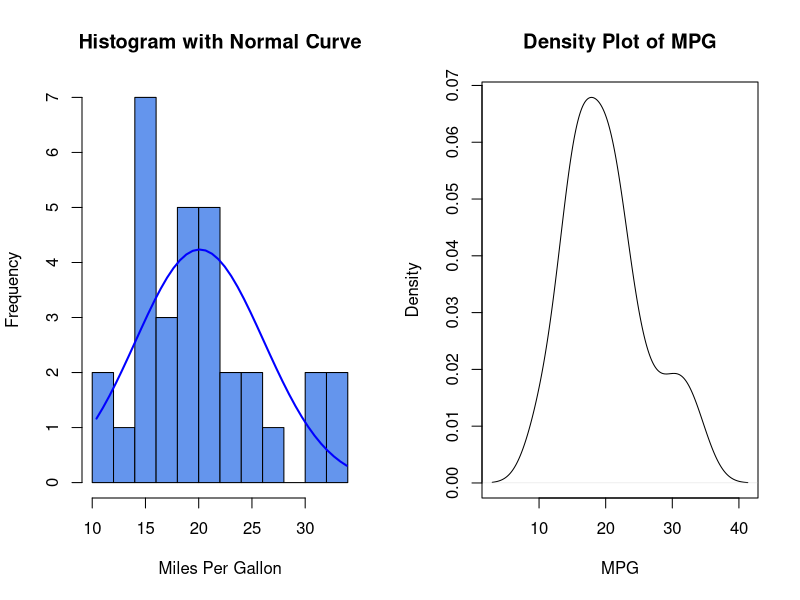
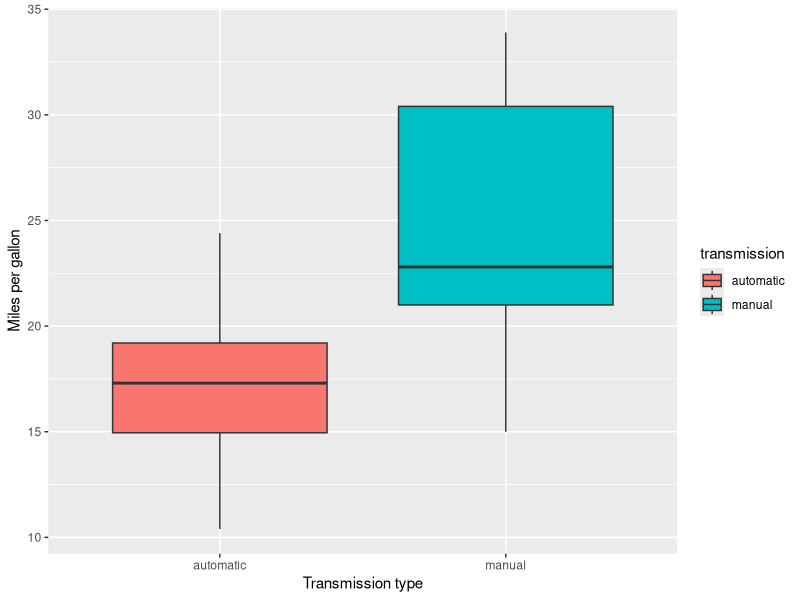

The R source for these figures, in order:
## ---- chunk 1
data(mtcars)
#importing data in a variable
cars <- mtcars

# Changing classifying variables  from binary values to factor

cars$cyl <- factor(cars$cyl)
cars$vs <- factor(cars$vs)
cars$am <- factor(cars$am)
cars$gear <- factor(cars$gear)
cars$carb <- factor(cars$carb)
## ---- chunk 2
par(mfrow = c(1, 2)) 
#visualize two graphs in one horizontal length
# Add a Normal Curve (Thanks to Peter Dalgaard)
x <- cars$mpg 
h<-hist(x, breaks=10, col="cornflowerblue", xlab="Miles Per Gallon", 
    main="Histogram with Normal Curve") 
xfit<-seq(min(x),max(x),length=40) 
yfit<-dnorm(xfit,mean=mean(x),sd=sd(x)) 
yfit <- yfit*diff(h$mids[1:2])*length(x) 
lines(xfit, yfit, col="blue", lwd=2)

# Density Curve
plot(density(cars$mpg), xlab = "MPG", main ="Density Plot of MPG")
## ---- chunk 3
library(plyr)
library(ggplot2)
# Rename the levels of transmission types
transmission <- revalue(cars$am, c('0'="automatic", '1'="manual"))
ggplot(cars, aes(x=transmission, y=mpg, fill=transmission)) +
  geom_boxplot() +
  xlab("Transmission type") +
  ylab("Miles per gallon")
## ---- chunk 4
t.test(mpg~am, data = cars)
## ---- chunk 5
model1 <- lm( mpg~am ,data=mtcars); summary(model1)
## ---- chunk 6
nullModel <- lm (mpg ~ 1 , data =cars) # model with no predictor variables.

fullModel <- lm (mpg ~ . , data = cars) # model with all variables added as predictor variables. 

bestModel <- step(fullModel, nullModel, direction = "both") #both direction step model

bestModel$call  #display formula
## ---- chunk 7
anova(bestModel, model1)
## ---- chunk 8
summary(bestModel)
bestModel$call
